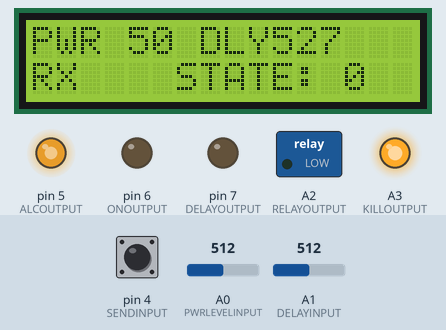
The sketch below on a simulated Arduino Uno, built with avr-gcc and run on an emulated ATmega328P. Parts: 16×2 character LCD, switched loads named in the sketch (green lamp = pin HIGH), output pins drawn as LEDs (lit = HIGH). The inputs (shaded band) are chosen by the test bench; at power-on: pin 4 (SENDINPUT) HIGH, A0 (PWRLEVELINPUT) = 512, A1 (DELAYINPUT) = 512. What the sketch prints to the serial monitor is not drawn.

Above: at 10.2 s.
10.3 s: pin 4 (SENDINPUT) pulled LOW for 0.15 s
At 10.7 s:
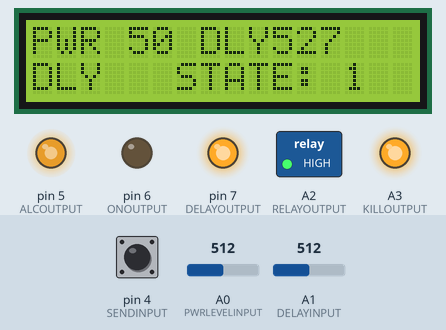
12.6 s: pin 4 (SENDINPUT) pulled LOW for 1 s
At 13.4 s:
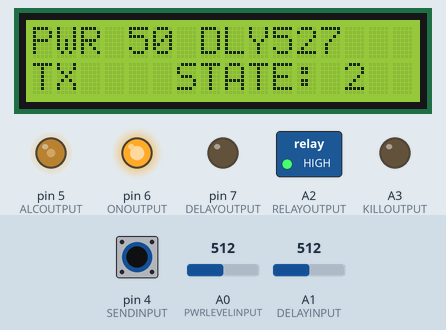
16.6 s: A0 (PWRLEVELINPUT) set to 716
At 17.7 s:
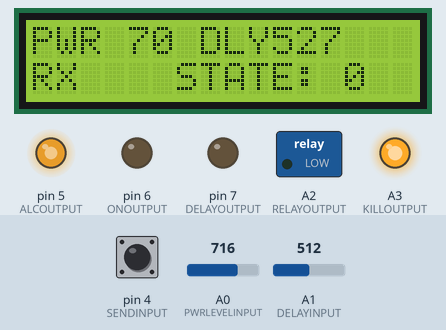
19.6 s: pin 4 (SENDINPUT) pulled LOW for 0.15 s
At 20.3 s:
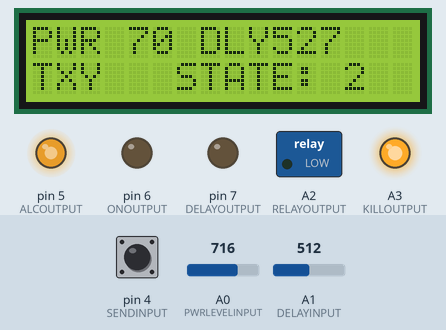
21.9 s: A1 (DELAYINPUT) set to 716
At 22.5 s:
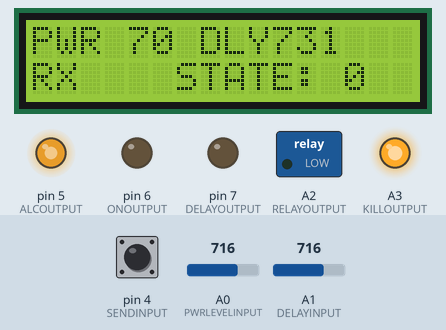
24.9 s: pin 4 (SENDINPUT) pulled LOW for 3.2 s
At 26.3 s:
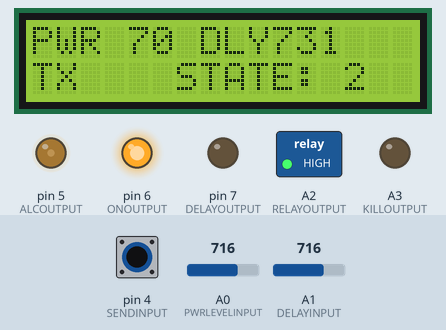
Timing chart, 0 to 29.6 s (numbered marks = the images above; inputs shaded):
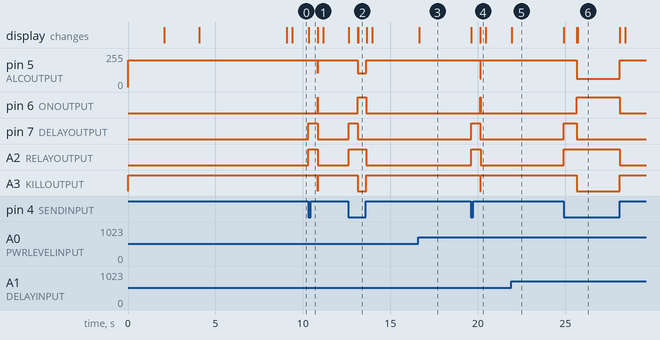

Measured:
- after the input at 10.3 s, pin 5 (ALCOUTPUT): 200/255 → 102/255 after 0.55 s, → 200/255 0.01 s later; pin 6 (ONOUTPUT): LOW → HIGH after 0.55 s, → LOW 0.01 s later
- after the input at 12.6 s, pin 5 (ALCOUTPUT): 200/255 → 102/255 after 0.54 s, → 200/255 0.47 s later; pin 6 (ONOUTPUT): LOW → HIGH after 0.54 s, → LOW 0.47 s later
- after the input at 16.6 s, the display: changes after 0.05 s (image 3)
- after the input at 19.6 s, pin 5 (ALCOUTPUT): 200/255 → 61/255 after 0.55 s, → 200/255 0.01 s later; pin 6 (ONOUTPUT): LOW → HIGH after 0.55 s, → LOW 0.01 s later
- after the input at 21.9 s, the display: changes at once (image 5)
- after the input at 24.9 s, pin 5 (ALCOUTPUT): 200/255 → 61/255 after 0.75 s, → 200/255 2.5 s later; pin 6 (ONOUTPUT): LOW → HIGH after 0.75 s, → LOW 2.5 s later

The sketch:

SatelliteSequencerVer0.2.ino
```cpp
// (licence header left out)
//////////////////LIBRARIES TO INCLUDE/////////////////////////////////
// include the library for the Liquid Crystal display
#include <LiquidCrystal.h>    // standard lib for liquid crystal
#include <Arduino.h>          // basic Arduino functions
#include <avr/wdt.h>          // Allows us to have a watchdog timer


/////////////ARDUINO  OUTPUTS//actual board//////////////////////////
#define SENDINPUT     4 //  D4  receives the send input
#define ALCOUTPUT     5 //  D5 (PWM) creates alc output via averaging
                        //  NOTE: D5 is a PWM output @ 980 Hz
#define ONOUTPUT      6 //  D6  shows when TX is on and powered normally
#define DELAYOUTPUT   7 //  D7  shows during the time that delay is active
#define PWRLEVELINPUT A0 // A0 allows reading desired power level
#define DELAYINPUT    A1 // A1 allows reading desired delay before output power after SEND
#define RELAYOUTPUT   A2 // A2 can turn on the relay output
#define KILLOUTPUT    A3 // A3  quickly brings output to zero
#define MINIMUMDELAY  15 // Mininum of 15 msec delay if you're going to the trouble of using this!

////////////////////////STATES//////////////////////////////////
int   tx_state;
int   prev_state;

#define RX            0
#define TXDELAY       1
#define TXPOWER       2


/*******************************LOGIC ****************************************************

SETUP
Setup turns off the transmitter power by setting ALC to approx -4 VDC
Setup turns off the ON light
Setup turns off the DELAY light


*********************************************************************************************/


///////////////////////////STRUCTURES & VARIABLES ///////////////////////////////////////
unsigned long   current_milliseconds;         // the current number of milliseconds since SEND output
int             delay_milliseconds;           // the desired delay
int             powersetting;                 // setting 0-1023 where 0 = maximum ALC (minimum output) and
                                            // 1023 = minimum ALC (maximum output power)
int             screencount=0;                // avoids flickering screen

LiquidCrystal lcd(8, 9, 10, 11, 12, 13);  // The GLG board -- sequencer, rotator controller, arduino winkeyer etc

//LiquidCrystal lcd(13,12,11,10,9,8);  // when using the GAINESVILLE VENTILATOR Ashhar 1.0 Board
// This means that D8goes to RS, D9 to en, D10-D13 are the 4 bit parallel port info
// to the lcd display, which is connected exactly like both the UF venntilator
// and the uBitx Raduino display.


/////////////////// SET UP ROUTINE (EXECUTED ONCE ON STARTUP ////////////////////////////////////////////
void setup() {

  int i;  // general purpose counter
  int j;  // another

  pinMode(ALCOUTPUT,    OUTPUT);
  pinMode(ONOUTPUT,   OUTPUT);
  pinMode(DELAYOUTPUT, OUTPUT);
  pinMode(RELAYOUTPUT, OUTPUT);
  pinMode(KILLOUTPUT,  OUTPUT);
  pinMode(SENDINPUT, INPUT_PULLUP);  // Getting the SENDINPUT set up

  analogReference(DEFAULT); // sets 5V as the top of reference

  digitalWrite(RELAYOUTPUT, LOW); // turn OFF the relay output to de-energize the relay
  analogWrite(ALCOUTPUT,200);  // set the ALC output to maximum silence output (gets inverted to -4V)
  digitalWrite(KILLOUTPUT,HIGH);  // turn off the output quickly
  digitalWrite(ONOUTPUT,LOW);  // turn off that LED
  digitalWrite(DELAYOUTPUT,LOW); // turn off the delay LED
// set all the states to RECEIVE
  tx_state = RX;
  prev_state = RX;


  cli();
  wdt_reset();
  /*
    WDTCSR configuration:
    WDIE = 1: Interrupt Enable
    WDE = 1 :Reset Enable
    See table for time-out variations:
    WDP3 = 0 :For 1000ms Time-out
    WDP2 = 1 :For 1000ms Time-out
    WDP1 = 1 :For 1000ms Time-out
    WDP0 = 0 :For 1000ms Time-out
  */
  // Enter Watchdog Configuration mode:
  WDTCSR |= (1 << WDCE) | (1 << WDE);
  // Set Watchdog settings:
  WDTCSR = (1 << WDIE) | (1 << WDE) | (0 << WDP3) | (1 << WDP2) | (1 << WDP1) | (1 << WDP0);
  // trying to set it for 2 seconds
  sei();  // R-enable the interrups

  Serial.begin(115200);   // this sets up the USB to give us diagnostic info
                          // at baud rate 115200 (fast)

  lcd.begin(16, 2);       // initialize the lcd display


  lcd.setCursor(0,1);     // ;set cursor to 0th column, 1st row (2nd line on ours)
  Lcd_Clear_Line();
  lcd.setCursor(0,1);

  lcd.setCursor(0,0);     // set the cursor at 0th column, 0th row
  Lcd_Clear_Line();
  lcd.setCursor(0,0);
  lcd.print(F("GNU GPL v3.0"));
  MyDelay(2000);
  lcd.setCursor(0,0);     // set the cursor at 0th column, 0th row
  Lcd_Clear_Line();
  lcd.setCursor(0,0);
  lcd.print(F("KX4Z Sequencer"));

  MyDelay(2000);    // Delay so this can be READ


  lcd.setCursor(0,0);     // set the cursor at 0th column, 0th row
  Lcd_Clear_Line();
  lcd.setCursor(0,0);
  lcd.print(F("Version 0.2"));

  MyDelay(2000);    // Delay so this can be READ


  // Need to turn off all the current systems and measure the offset voltages...

  Serial.print("PowerLevel:  ");
  Serial.println(analogRead(A0));
  /*
  lcd.setCursor(0,1);
  Lcd_Clear_Line();
  lcd.setCursor(0,1);
  sprintf(buffer,"Send:  ");
  lcd.print(buffer);
  lcd.print(analogRead(A0) );
  */

  MyDelay(1500);
   wdt_reset();
  MyDelay(1500);
  wdt_reset();


}  //end of SETUP

////////////////////////////READ POwer LEVEL////////////////////////////////
// Reads the potentiometer to find desired power level
// Sets the PWM to that level
// Does not affect digitalWrite(KILLOUTPUT,HIGH);  // turn off the output quickly
void readpowerlevel() {
int pwmlevel;  // 0 = maximum output
// read the 0-5V level of the power level adjustment potentiometer
powersetting = analogRead(PWRLEVELINPUT);   // reads 0-1023 for 0 - 5 VDC
pwmlevel = (1023-powersetting)/5;   // Will develop 4 volts when power setting for 0%
                                    // Will develop 0 volts when power setting for 100%
analogWrite(ALCOUTPUT,pwmlevel);    // sets the PWM

}

//////////////////////////////READ DELAY SETTING///////////////////////////////////
void readdelaysetting() {
// read the 0-5V setting of the delay setting potentiometer
int delayinputsetting;

delayinputsetting = analogRead(DELAYINPUT);  // reads 0-1023 for 0-250 mSec delay
delay_milliseconds = delayinputsetting + MINIMUMDELAY  ;  // int from 0 to about 1000 mSec
return;
}

///////////////////////READ SEND/////////////////////////////
void readsend()
{

int reading1;
int reading2;
char buffer[15];
reading1 = digitalRead(SENDINPUT);

MyDelay(10);
reading2 = digitalRead(SENDINPUT);
// A simpleminded "debounce"
if(reading1 == reading2) {
    if((reading1==LOW) &&(tx_state==RX)) {
    tx_state=TXDELAY;
    }
    if ((reading1==HIGH) &&(tx_state!=RX)) {
    tx_state=RX;
    }

}
return;
}


///////////////////////////LOOP ROUTINE ///////////////////////////////////////////
// Meat of the program: executed over and over again
void loop() {
  char  buffer[20];
  // put your main code here, to run repeatedly:
   wdt_reset();      // Reset the watchdog timer -- it it doesn't get reset within 2 seconds,
                    // it will restart the software


    screencount++;
    if(screencount==10){
      lcd.setCursor(0,0);     // set the cursor at 0th column, 0th row
      Lcd_Clear_Line();
      lcd.setCursor(0,0);
      sprintf(buffer,"PWR%3d DLY%3d", (powersetting*10)/102,delay_milliseconds);

      lcd.print(buffer);
      lcd.setCursor(0,1);
      Lcd_Clear_Line();
      lcd.setCursor(6,1);
      sprintf(buffer,"STATE:%2d",tx_state);
      lcd.print(buffer);

      screencount = 0;
    }

  // Check the state and see if it has moved to TXDELAY;

 ////////////////READ EACH OF THE CONTROLS!!!!!/////////////////////////////
  readsend();
  readdelaysetting();
  readpowerlevel();
///////////////////////////////////////////////////////////////////////////

  // Which of 3 states are we now in?
  if(tx_state==TXDELAY){
    // keep the transmitter turned down to zero for an amount of time commanded by the delay knob, withe DELAY LED lit

    analogWrite(ALCOUTPUT,200);  // set the ALC output to maximum silence output (gets inverted to -4V)
    digitalWrite(RELAYOUTPUT,HIGH);  // turn on the RELAY to control anything needed there
    digitalWrite(ONOUTPUT,LOW);  // turn off that LED
    digitalWrite(DELAYOUTPUT,HIGH); // turn ON the delay LED
    // reset the timer
    wdt_reset();
    lcd.setCursor(0,1);
    sprintf(buffer,"DLY");
    lcd.print(buffer);
    lcd.setCursor(6,1);
    sprintf(buffer,"STATE:%2d",tx_state);
    lcd.print(buffer);

    delay(delay_milliseconds);  // Approx 0 - 1023 msec
    wdt_reset();
        // Then turn the transmitter on the power level commanded by the power level knob and turn on the ON LED
    readpowerlevel();  // go read the desired power setting and put it there
    // The RELAY has already been turned ON; it only gets turned OFF if RX state occurs
    digitalWrite(KILLOUTPUT,LOW);  // stop denying any output power at all
    digitalWrite(DELAYOUTPUT,LOW);  // turn off the delay LED
    digitalWrite(ONOUTPUT, HIGH);   // turn ON the ON LED
    tx_state=TXPOWER;  // set the STATE to full power
        wdt_reset();
    lcd.setCursor(0,1);
    sprintf(buffer,"TX");
    lcd.print(buffer);
    lcd.setCursor(6,1);
    sprintf(buffer,"STATE:%2d",tx_state);
    lcd.print(buffer);
    }


  if(tx_state==RX) {
    // keep the transmitter turned down to zero
     analogWrite(ALCOUTPUT,200);  // set the ALC output to maximum silence output (gets inverted to -4V)
     digitalWrite(KILLOUTPUT,HIGH);  // turn off the output quickly
     digitalWrite(RELAYOUTPUT,LOW);   // Turn off the relay
     digitalWrite(DELAYOUTPUT,LOW);  // turn off the delay LED
     digitalWrite(ONOUTPUT, LOW);   // turn ON the ON LED
     lcd.setCursor(0,1);
     sprintf(buffer,"RX");
     lcd.print(buffer);
  }
  if(tx_state==TXPOWER) {
    // keep the power level at the amount commanded by the power level knob
    readpowerlevel();  // this reads and sets (check and see if blips it)
    digitalWrite(KILLOUTPUT,LOW);  // quit denying any output at all
    digitalWrite(DELAYOUTPUT,LOW);  // turn off the delay LED
    digitalWrite(ONOUTPUT, HIGH);   // turn ON the ON LED
    lcd.setCursor(0,1);
    sprintf(buffer,"TX");
    lcd.print(buffer);
  }

  // Now go and read the power level knob and the delay knob and store those values for use.

}  // END OF LOOP

//////////////////////////supporting subroutines //////////////////////////////////////


////////////////////////////////////////////////////////////////////////////////////


///////////////////////////CLEAR LINE////////////////////////////////////////////////
void Lcd_Clear_Line()
{
  lcd.print(F("                "));  // should be exactly 16 spaces
}
//////////////////////////PRINT TO THE SCREEN ///////////////////////////////////////
void  lcd_display(char *s1,char *s2, int dtime)
{
  // dtime= milliseconds to delay
  lcd.setCursor(0,0);     // set the cursor at 0th column, 0th row
  // make sure the strings are null terminated after the 16th character.  1st char = *s1
  *(s1+15) = 0;
  *(s2+15) = 0;
  lcd.print(s1);
  lcd.setCursor(0,1);     // set cursor to 0th column, 1st row (2nd line on ours)
  lcd.print(s2);
  // call the delay function, while handling the watchdog
  wdt_reset();      // Reset the watchdog timer -- it it doesn't get reset within 2 seconds,
                    // it will restart the software
  MyDelay(dtime);
  wdt_reset();      // Reset the watchdog timer -- it it doesn't get reset within 2 seconds,
                    // it will restart the software
}
//////////////////////MICROSECOND DELAY NON BLOCKING /////////////////////////////////
void MyMicroSecondsDelay(int udelay)
{
  int microseconds;
  unsigned long current_microseconds, next_microseconds;

  current_microseconds = micros();
  next_microseconds = current_microseconds + (unsigned long) udelay;
    while(micros()<next_microseconds);
  return;

}

/////////////////////////////MILLISECOND DELAY NON BLOCKING///////////////////
void MyDelay(int msec)
{

  unsigned long local_current_milliseconds, next_milliseconds, intermediate_milliseconds;
  int x;
  int thousands;
  wdt_reset();
  local_current_milliseconds = millis();
  next_milliseconds = local_current_milliseconds + (unsigned long) msec;
  thousands = msec/1000;            // integer division
  if(thousands>=1) {
      for(x=1;x<= thousands; x++){
          intermediate_milliseconds = local_current_milliseconds + (unsigned long) (x*1000);
          while (millis() < intermediate_milliseconds);
          wdt_reset();
          }
    }
  // now finish out the remainder, which should be less than 1000 milliseconds
   while (millis()<next_milliseconds);
   wdt_reset();
  return;
}
```
